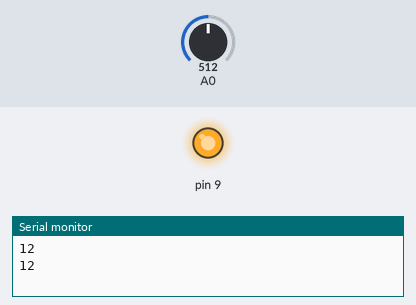
The sketch below on a simulated Arduino Uno, built with avr-gcc and run on an emulated ATmega328P. On the bench: output pins drawn as LEDs (lit = HIGH), the last lines printed to the serial monitor. The test bench sets the inputs (shaded band); at power-on: A0 = 512.

Above: at 1.8 s.
1.9 s: A0 set to 733
3.4 s: A0 set to 758
At 5.0 s:
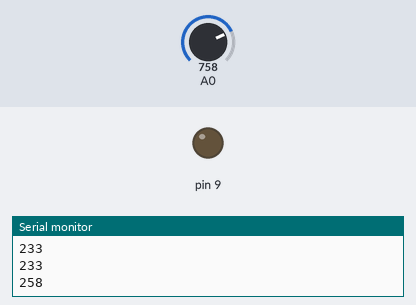
5.5 s: A0 set to 716
At 6.6 s:
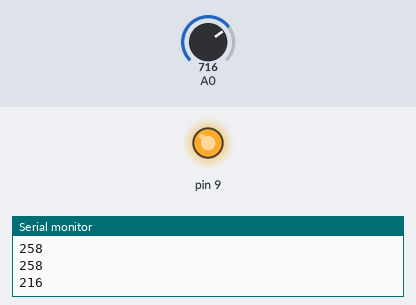
7.5 s: A0 set to 900
At 9.3 s:
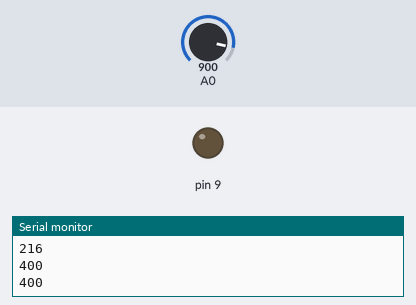
Timing chart, 0 to 10.5 s (numbered marks = the images above; inputs shaded):
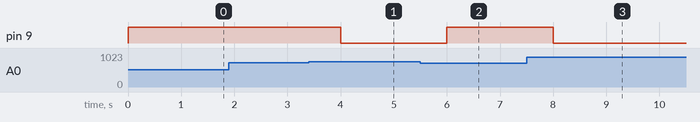

The sketch:

illuminance_sensor.ino
```cpp
//조도 센서 아두이노


void setup() {
  // put your setup code here, to run once:
  Serial.begin(9600);
  pinMode(9, OUTPUT);
}

void loop() {
  // put your main code here, to run repeatedly:

  int inputV;
  inputV = analogRead(A0);
  Serial.println(inputV-500);
  if (inputV - 500 <= 250)
    digitalWrite(9, HIGH);
  else
    digitalWrite(9, LOW);
  delay(1000);

}
```

Measured:
- the behaviour switches between 750 and 751 on A0 (found by bisection; images 0 and 1)
- after the input at 3.4 s, pin 9: HIGH → LOW after 0.60 s
- after the input at 5.5 s, pin 9: LOW → HIGH after 0.50 s
- after the input at 7.5 s, pin 9: HIGH → LOW after 0.50 s
